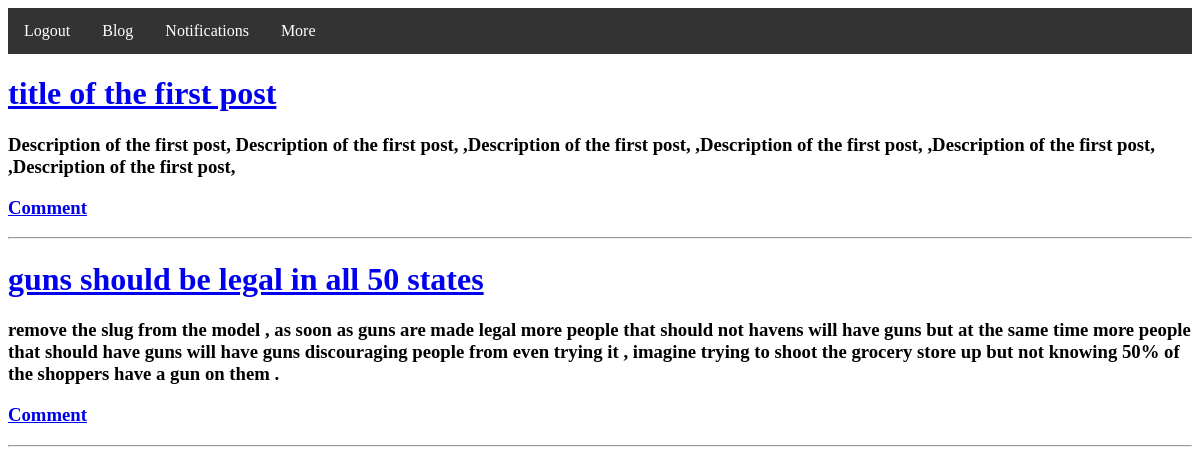
The app's page / (signed in) with its own data.
### feed/models.py (models this page shows, shortened)
class PostModel(models.Model):
    title = models.CharField(max_length=50)
    description = models.TextField()
    slug= models.SlugField(default=True)

### feed/views.py (the view)
# urls.py: path('',v.firstpage),
def firstpage(request):
    post=PostModel.objects.all()
    context={'post':post}
    return render(request,"feed/feed.html",context)

### feed/templates/feed/feed.html (shortened to what this page needs)
<!DOCTYPE html>
<html lang="en">
    {% extends 'functions/navbar.html' %}
    {% block content %}
<head>
</head>
<body>
{% for i in post %}
<h1><a href="{% url 'inspect' i.id %}">{{ i.title }}</a></h1>
<h3> {{ i.description }} </h3>
{% if user.is_authenticated %}
<h3>  <a href="{% url  'comment' %}"> Comment</a></h3>
                {% else %}
<h3 > <a href="{% url  'login' %}">Login to comment </a></h3>
                {% endif %}
<hr>
{% endfor %}
</body>
{% endblock content %}

### records on screen
PostModel: title "title of the first post", description "Description of the first post, Description of the first post, ,Description of the first post, ,Description of the first post, ,Description of the first post, ,Description of the first post,"
PostModel: title "guns should be legal in all 50 states", description "remove the slug from the model , as soon as guns are made legal more people that should not havens will have guns but at the same time more people that should have guns will have guns discouraging people from even trying it , imagine trying to shoot the grocery store up but not knowing 50% of the shoppers have a gun on them ."
